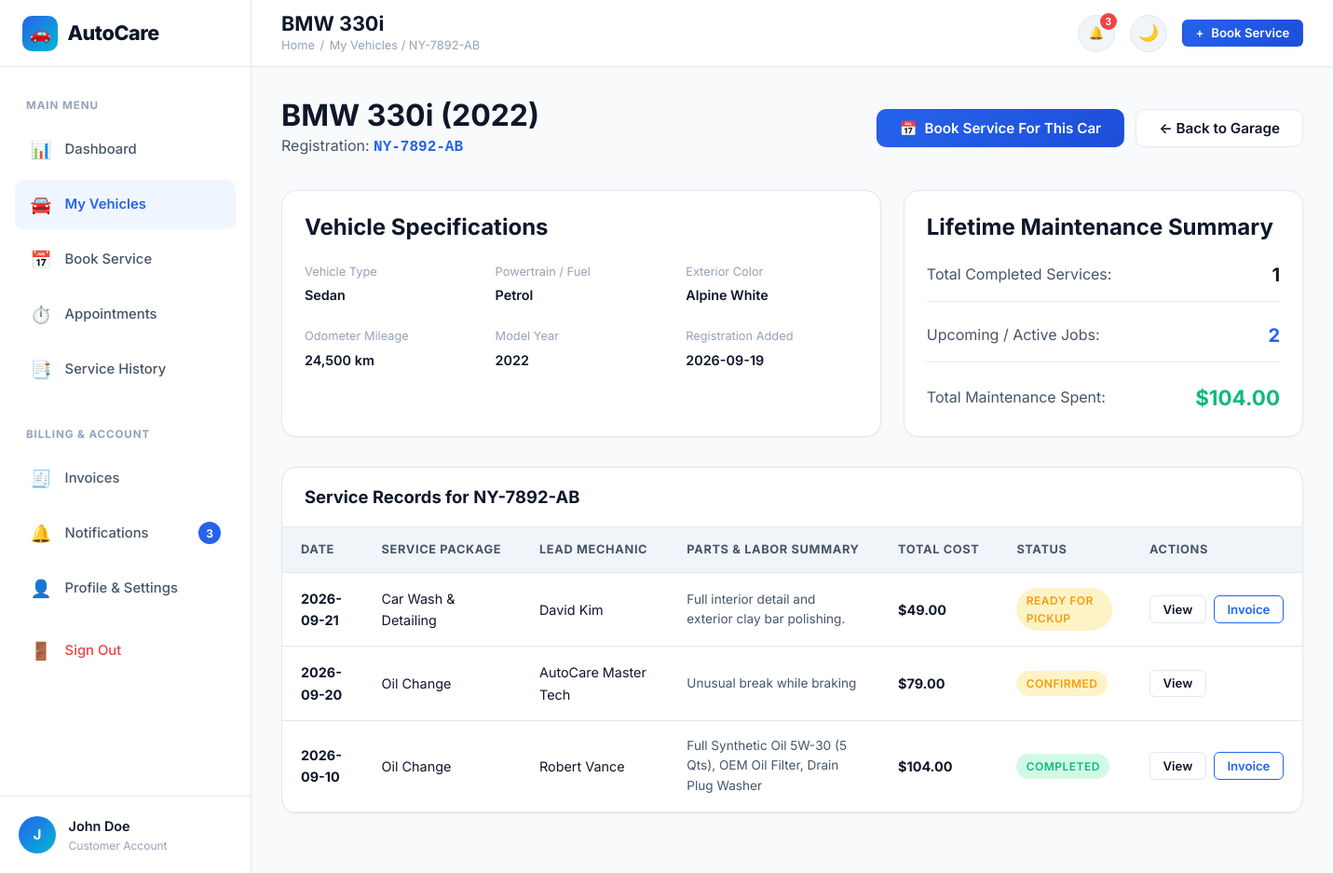
The page /vehicles/1 (signed in) on the database its author committed.
### tables this page shows
CREATE TABLE users (
    id INTEGER PRIMARY KEY AUTOINCREMENT,
    full_name TEXT NOT NULL,
    email TEXT UNIQUE NOT NULL COLLATE NOCASE,
    phone TEXT NOT NULL,
    password_hash TEXT NOT NULL,
    role TEXT NOT NULL DEFAULT 'customer', -- 'customer' or 'admin'
    status TEXT NOT NULL DEFAULT 'active', -- 'active' or 'inactive'
    created_at TIMESTAMP DEFAULT CURRENT_TIMESTAMP
);

CREATE TABLE vehicles (
    id INTEGER PRIMARY KEY AUTOINCREMENT,
    user_id INTEGER NOT NULL REFERENCES users(id) ON DELETE CASCADE,
    vehicle_number TEXT UNIQUE NOT NULL COLLATE NOCASE,
    brand TEXT NOT NULL,
    model TEXT NOT NULL,
    year INTEGER NOT NULL,
    fuel_type TEXT NOT NULL,
    vehicle_type TEXT NOT NULL,
    color TEXT NOT NULL,
    current_mileage INTEGER NOT NULL DEFAULT 0,
    created_at TIMESTAMP DEFAULT CURRENT_TIMESTAMP
);

CREATE TABLE invoices (
    id INTEGER PRIMARY KEY AUTOINCREMENT,
    invoice_number TEXT UNIQUE NOT NULL,
    appointment_id INTEGER UNIQUE NOT NULL REFERENCES appointments(id) ON DELETE CASCADE,
    user_id INTEGER NOT NULL REFERENCES users(id) ON DELETE CASCADE,
    vehicle_id INTEGER NOT NULL REFERENCES vehicles(id) ON DELETE CASCADE,
    subtotal REAL NOT NULL DEFAULT 0.0,
    tax_rate REAL NOT NULL DEFAULT 10.0,
    tax_amount REAL NOT NULL DEFAULT 0.0,
    discount_amount REAL NOT NULL DEFAULT 0.0,
    final_amount REAL NOT NULL DEFAULT 0.0,
    payment_status TEXT NOT NULL DEFAULT 'Pending', -- 'Pending', 'Paid', 'Failed'
    payment_method TEXT, -- 'Cash', 'Card', 'UPI'
    paid_at TIMESTAMP,
    created_at TIMESTAMP DEFAULT CURRENT_TIMESTAMP
);

CREATE TABLE appointments (
    id INTEGER PRIMARY KEY AUTOINCREMENT,
    appointment_code TEXT UNIQUE NOT NULL,
    user_id INTEGER NOT NULL REFERENCES users(id) ON DELETE CASCADE,
    vehicle_id INTEGER NOT NULL REFERENCES vehicles(id) ON DELETE CASCADE,
    service_id INTEGER NOT NULL REFERENCES services(id),
    mechanic_id INTEGER REFERENCES mechanics(id) ON DELETE SET NULL,
    appointment_date TEXT NOT NULL,
    time_slot TEXT NOT NULL,
    problem_description TEXT,
    status TEXT NOT NULL DEFAULT 'Pending',
    -- Status options: Pending, Confirmed, Assigned, Vehicle Received, Inspection, In Service, Quality Check, Ready for Pickup, Completed, Cancelled
    cancellation_reason TEXT,
    estimated_completion TEXT,
    technician_notes TEXT,
    total_amount REAL NOT NULL DEFAULT 0.0,
    created_at TIMESTAMP DEFAULT CURRENT_TIMESTAMP,
    updated_at TIMESTAMP DEFAULT CURRENT_TIMESTAMP
);

CREATE TABLE services (
    id INTEGER PRIMARY KEY AUTOINCREMENT,
    service_name TEXT NOT NULL,
    category TEXT NOT NULL,
    description TEXT NOT NULL,
    estimated_price REAL NOT NULL,
    estimated_duration TEXT NOT NULL,
    icon TEXT DEFAULT 'wrench',
    status TEXT NOT NULL DEFAULT 'active', -- 'active' or 'inactive'
    created_at TIMESTAMP DEFAULT CURRENT_TIMESTAMP
);

CREATE TABLE mechanics (
    id INTEGER PRIMARY KEY AUTOINCREMENT,
    name TEXT NOT NULL,
    email TEXT UNIQUE NOT NULL COLLATE NOCASE,
    phone TEXT NOT NULL,
    specialization TEXT NOT NULL,
    experience_years INTEGER NOT NULL DEFAULT 1,
    availability TEXT NOT NULL DEFAULT 'available', -- 'available', 'on_job', 'leave'
    status TEXT NOT NULL DEFAULT 'active', -- 'active' or 'inactive'
    avatar_url TEXT,
    created_at TIMESTAMP DEFAULT CURRENT_TIMESTAMP
);

CREATE TABLE service_records (
    id INTEGER PRIMARY KEY AUTOINCREMENT,
    appointment_id INTEGER NOT NULL REFERENCES appointments(id) ON DELETE CASCADE,
    vehicle_id INTEGER NOT NULL REFERENCES vehicles(id) ON DELETE CASCADE,
    mechanic_id INTEGER REFERENCES mechanics(id) ON DELETE SET NULL,
    service_date TEXT NOT NULL,
    parts_replaced TEXT,
    labor_details TEXT,
    parts_cost REAL DEFAULT 0.0,
    labor_cost REAL DEFAULT 0.0,
    total_cost REAL DEFAULT 0.0,
    technician_notes TEXT,
    created_at TIMESTAMP DEFAULT CURRENT_TIMESTAMP
);

### app.py (the view)
@app.route('/vehicles/<int:vehicle_id>')
@login_required
def vehicle_detail(vehicle_id):
    user = get_current_user()
    vehicle = db.query_db("SELECT * FROM vehicles WHERE id = ? AND user_id = ?", (vehicle_id, user['id']), one=True)
    if not vehicle:
        flash('Vehicle not found.', 'error')
        return redirect(url_for('customer_vehicles'))
    history = db.query_db("""
        SELECT a.*, s.service_name, m.name as mechanic_name, sr.parts_replaced, sr.total_cost, i.id as invoice_id
        FROM appointments a
        JOIN services s ON a.service_id = s.id
        LEFT JOIN mechanics m ON a.mechanic_id = m.id
        LEFT JOIN service_records sr ON sr.appointment_id = a.id
        LEFT JOIN invoices i ON i.appointment_id = a.id
        WHERE a.vehicle_id = ?
        ORDER BY a.appointment_date DESC
    """, (vehicle_id,))
    upcoming = [h for h in history if h['status'] not in ('Completed', 'Cancelled')]
    completed = [h for h in history if h['status'] == 'Completed']
    total_spent = sum([h['total_cost'] or h['total_amount'] or 0 for h in completed])
    return render_template(
        'customer/vehicle_detail.html',
        vehicle=vehicle,
        history=history,
        upcoming=upcoming,
        completed_count=len(completed),
        total_spent=total_spent
    )

### templates/customer/vehicle_detail.html (shortened to what this page needs)
{% extends "customer/base_customer.html" %}
{% block page_title %}{{ vehicle.brand }} {{ vehicle.model }}{% endblock %}
{% block breadcrumb %}<a href="{{ url_for('customer_vehicles') }}">My Vehicles</a> / {{ vehicle.vehicle_number }}{% endblock %}
{% block dashboard_content %}
<div style="display: flex; justify-content: space-between; align-items: center; margin-bottom: 2rem; flex-wrap: wrap; gap: 1rem;">
  <div>
    <h2>{{ vehicle.brand }} {{ vehicle.model }} ({{ vehicle.year }})</h2>
    <p style="color: var(--text-secondary);">Registration: <span style="font-family: monospace; font-weight: 700; color: var(--primary);">{{ vehicle.vehicle_number }}</span></p>
  </div>
  <div style="display: flex; gap: 0.75rem;">
    <a href="{{ url_for('book_service', vehicle_id=vehicle.id) }}" class="btn btn-primary">
      <span>📅</span> Book Service For This Car
    </a>
    <a href="{{ url_for('customer_vehicles') }}" class="btn btn-secondary">
      &larr; Back to Garage
    </a>
  </div>
</div>
<div style="display: grid; grid-template-columns: 1.2fr 0.8fr; gap: 1.5rem; margin-bottom: 2rem;">
  <div class="card">
    <h3 style="margin-bottom: 1.25rem;">Vehicle Specifications</h3>
    <div style="display: grid; grid-template-columns: repeat(3, 1fr); gap: 1.25rem; font-size: 0.9rem;">
      <div>
        <span style="color: var(--text-muted); font-size: 0.8rem;">Vehicle Type</span>
        <div style="font-weight: 600; margin-top: 0.2rem;">{{ vehicle.vehicle_type }}</div>
      </div>
      <div>
        <span style="color: var(--text-muted); font-size: 0.8rem;">Powertrain / Fuel</span>
        <div style="font-weight: 600; margin-top: 0.2rem;">{{ vehicle.fuel_type }}</div>
      </div>
      <div>
        <span style="color: var(--text-muted); font-size: 0.8rem;">Exterior Color</span>
        <div style="font-weight: 600; margin-top: 0.2rem;">{{ vehicle.color }}</div>
      </div>
      <div>
        <span style="color: var(--text-muted); font-size: 0.8rem;">Odometer Mileage</span>
        <div style="font-weight: 600; margin-top: 0.2rem;">{{ "{:,}".format(vehicle.current_mileage) }} km</div>
      </div>
      <div>
        <span style="color: var(--text-muted); font-size: 0.8rem;">Model Year</span>
        <div style="font-weight: 600; margin-top: 0.2rem;">{{ vehicle.year }}</div>
      </div>
      <div>
        <span style="color: var(--text-muted); font-size: 0.8rem;">Registration Added</span>
        <div style="font-weight: 600; margin-top: 0.2rem;">{{ vehicle.created_at[:10] }}</div>
      </div>
    </div>
  </div>
  <div class="card" style="background: linear-gradient(135deg, var(--bg-surface-elevated) 0%, var(--bg-surface) 100%);">
    <h3 style="margin-bottom: 1.25rem;">Lifetime Maintenance Summary</h3>
    <div style="display: flex; flex-direction: column; gap: 1.25rem;">
      <div style="display: flex; justify-content: space-between; align-items: center; border-bottom: 1px solid var(--border-color); padding-bottom: 0.75rem;">
        <span style="color: var(--text-secondary);">Total Completed Services:</span>
        <strong style="font-size: 1.25rem;">{{ completed_count }}</strong>
      </div>
      <div style="display: flex; justify-content: space-between; align-items: center; border-bottom: 1px solid var(--border-color); padding-bottom: 0.75rem;">
        <span style="color: var(--text-secondary);">Upcoming / Active Jobs:</span>
        <strong style="font-size: 1.25rem; color: var(--primary);">{{ upcoming|length }}</strong>
      </div>
      <div style="display: flex; justify-content: space-between; align-items: center;">
        <span style="color: var(--text-secondary);">Total Maintenance Spent:</span>
        <strong style="font-size: 1.4rem; color: var(--success);">${{ "%.2f"|format(total_spent) }}</strong>
      </div>
    </div>
  </div>
</div>
<div class="table-card">
  <div class="table-header-bar">
    <h3 class="table-header-title">Service Records for {{ vehicle.vehicle_number }}</h3>
  </div>
  <div class="table-responsive">
    <table class="data-table">
      <thead>
        <tr>
          <th>Date</th>
          <th>Service Package</th>
          <th>Lead Mechanic</th>
          <th>Parts & Labor Summary</th>
          <th>Total Cost</th>
          <th>Status</th>
          <th>Actions</th>
        </tr>
      </thead>
      <tbody>
        {% if history %}
          {% for h in history %}
            <tr>
              <td><strong>{{ h.appointment_date }}</strong></td>
              <td>{{ h.service_name }}</td>
              <td>{{ h.mechanic_name or 'AutoCare Master Tech' }}</td>
              <td style="max-width: 250px; font-size: 0.85rem; color: var(--text-secondary);">
                {{ h.parts_replaced or h.problem_description or 'Standard inspection and maintenance' }}
              </td>
              <td><strong>${{ "%.2f"|format(h.total_cost or h.total_amount) }}</strong></td>
              <td>
                {% if h.status == 'Completed' %}
                  <span class="badge badge-success">Completed</span>
                {% elif h.status == 'In Service' %}
                  <span class="badge badge-primary">In Service</span>
                {% else %}
                  <span class="badge badge-warning">{{ h.status }}</span>
                {% endif %}
              </td>
              <td>
                <div style="display: flex; gap: 0.5rem;">
                  <a href="{{ url_for('tracking_detail', appointment_id=h.id) }}" class="btn btn-secondary btn-sm">
                    View
                  </a>
                  {% if h.invoice_id %}
                    <a href="{{ url_for('invoice_detail', invoice_id=h.invoice_id) }}" class="btn btn-outline-primary btn-sm">
                      Invoice
                    </a>
                  {% endif %}
                </div>
              </td>
            </tr>
          {% endfor %}
        {% else %}
          <tr>
            <td colspan="7" style="text-align: center; padding: 2.5rem; color: var(--text-muted);">
              No service records found for this vehicle.
            </td>
          </tr>
        {% endif %}
      </tbody>
    </table>
  </div>
</div>
{% endblock %}

### templates/customer/base_customer.html (shortened to what this page needs)
{% extends "base.html" %}
{% block page_body %}
<div class="dashboard-layout">
  <aside class="sidebar">
    <div class="sidebar-header">
      <a href="{{ url_for('dashboard') }}" class="brand-logo">
        <div class="brand-icon">🚗</div>
        <span>AutoCare</span>
      </a>
    </div>
    <nav class="sidebar-nav">
      <span class="sidebar-section-label">Main Menu</span>
      <a href="{{ url_for('dashboard') }}" class="sidebar-link {% if request.endpoint == 'dashboard' %}active{% endif %}">
        <span class="sidebar-link-icon">📊</span>
        <span>Dashboard</span>
      </a>
      <a href="{{ url_for('customer_vehicles') }}" class="sidebar-link {% if request.endpoint in ('customer_vehicles', 'vehicle_detail') %}active{% endif %}">
        <span class="sidebar-link-icon">🚘</span>
        <span>My Vehicles</span>
      </a>
      <a href="{{ url_for('book_service') }}" class="sidebar-link {% if request.endpoint == 'book_service' %}active{% endif %}">
        <span class="sidebar-link-icon">📅</span>
        <span>Book Service</span>
      </a>
      <a href="{{ url_for('customer_appointments') }}" class="sidebar-link {% if request.endpoint in ('customer_appointments', 'tracking_detail') %}active{% endif %}">
        <span class="sidebar-link-icon">⏱️</span>
        <span>Appointments</span>
      </a>
      <a href="{{ url_for('service_history') }}" class="sidebar-link {% if request.endpoint == 'service_history' %}active{% endif %}">
        <span class="sidebar-link-icon">📑</span>
        <span>Service History</span>
      </a>
      <span class="sidebar-section-label" style="margin-top: 1rem;">Billing & Account</span>
      <a href="{{ url_for('customer_invoices') }}" class="sidebar-link {% if request.endpoint in ('customer_invoices', 'invoice_detail') %}active{% endif %}">
        <span class="sidebar-link-icon">🧾</span>
        <span>Invoices</span>
      </a>
      <a href="{{ url_for('notifications_view') }}" class="sidebar-link {% if request.endpoint == 'notifications_view' %}active{% endif %}">
        <span class="sidebar-link-icon">🔔</span>
        <span>Notifications</span>
        {% if unread_notifs_count > 0 %}
          <span class="sidebar-badge">{{ unread_notifs_count }}</span>
        {% endif %}
      </a>
      <a href="{{ url_for('customer_profile') }}" class="sidebar-link {% if request.endpoint == 'customer_profile' %}active{% endif %}">
        <span class="sidebar-link-icon">👤</span>
        <span>Profile & Settings</span>
      </a>
      <a href="{{ url_for('logout') }}" class="sidebar-link" style="color: var(--danger); margin-top: 0.5rem;">
        <span class="sidebar-link-icon">🚪</span>
        <span>Sign Out</span>
      </a>
    </nav>
    <div class="sidebar-footer">
      <div class="sidebar-user-avatar">{{ current_user.full_name[:1] }}</div>
      <div class="sidebar-user-info">
        <div class="sidebar-user-name">{{ current_user.full_name }}</div>
        <div class="sidebar-user-role">Customer Account</div>
      </div>
    </div>
  </aside>
  <div class="main-wrapper">
    <header class="topbar">
      <div class="topbar-left">
        <div class="page-title-box">
          <h1>{% block page_title %}Dashboard{% endblock %}</h1>
          <div class="breadcrumbs">
            <a href="{{ url_for('dashboard') }}">Home</a>
            <span>/</span>
            <span>{% block breadcrumb %}Dashboard{% endblock %}</span>
          </div>
        </div>
      </div>
      <div class="topbar-right">
        <div class="notif-dropdown-wrapper">
          <button type="button" class="notif-btn" onclick="toggleNotificationDropdown()" title="Notifications">
            🔔
            {% if unread_notifs_count > 0 %}
              <span class="notif-count-badge">{{ unread_notifs_count }}</span>
            {% endif %}
          </button>
        </div>
        <button type="button" class="theme-toggle-btn" onclick="toggleTheme()" title="Toggle Dark/Light Mode">🌙</button>
        <a href="{{ url_for('book_service') }}" class="btn btn-primary btn-sm">
          <span>+</span> Book Service
        </a>
      </div>
    </header>
    <main class="dashboard-content">
      {% block dashboard_content %}{% endblock %}
    </main>
  </div>
</div>
{% endblock %}

### rows shown on the page
users: full_name "J", full_name "John Doe"
vehicles: brand "BMW", model "330i", vehicle_number "NY-7892-AB", year "2022", vehicle_type "Sedan", fuel_type "Petrol", color "Alpine White", current_mileage "24,500", created_at "2026-09-19"
invoices: appointment_date "2026-09-21", service_name "Car Wash & Detailing", name "David Kim", problem_description "Full interior detail and exterior clay bar polishing.", status "READY FOR PICKUP"
appointments: total_amount "49.00"
appointments: appointment_date "2026-09-20", service_name "Oil Change", mechanic_name "AutoCare Master Tech", problem_description "Unusual break while braking", total_amount "79.00", status "CONFIRMED"
service_records: appointment_date "2026-09-10", service_name "Oil Change", name "Robert Vance", parts_replaced "Full Synthetic Oil 5W-30 (5 Qts), OEM Oil Filter, Drain Plug Washer", total_cost "104.00", shows "COMPLETED"

### other values the page prints
{{ unread_notifs_count }} "3"
{{ completed_count }} "1"
{{ upcoming|length }} "2"
{{ "%.2f"|format(total_spent) }} "104.00"
